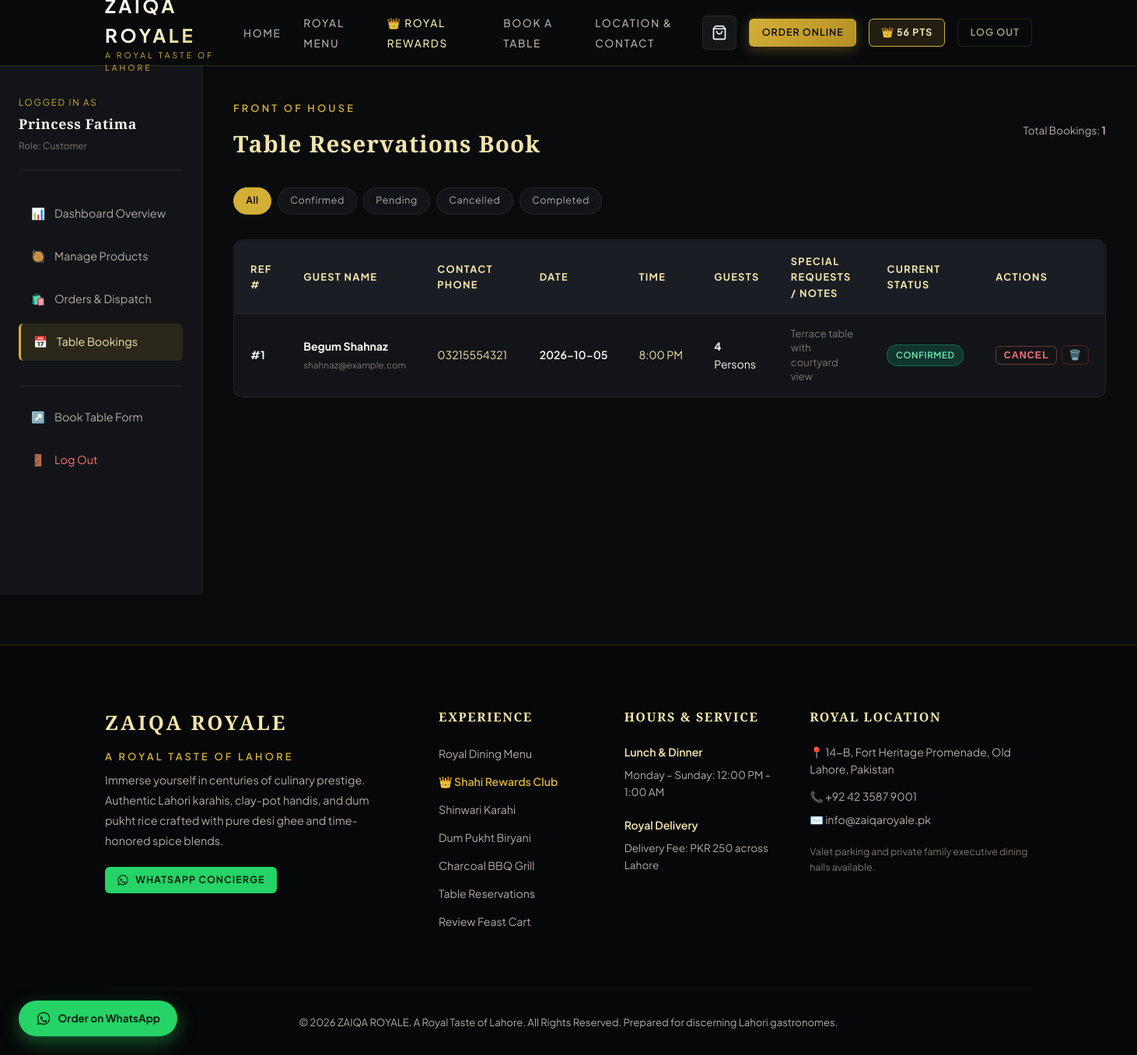
/admin/reservations (signed in), run on the app's committed database.
### models/user.py (models this page shows, shortened)
class User(UserMixin, db.Model):
    __tablename__ = 'users'
    id = db.Column(db.Integer, primary_key=True)
    name = db.Column(db.String(120), nullable=False)
    email = db.Column(db.String(120), unique=True, nullable=False, index=True)
    phone = db.Column(db.String(50), nullable=True)
    password_hash = db.Column(db.String(256), nullable=False)
    role = db.Column(db.String(50), default='customer', nullable=False)  # 'customer' or 'admin'
    loyalty_points = db.Column(db.Integer, default=100, nullable=False)  # 100 welcome bonus points
    lifetime_points = db.Column(db.Integer, default=100, nullable=False)
    membership_tier = db.Column(db.String(50), default='Silver', nullable=False)  # Silver, Gold, Platinum
    created_at = db.Column(db.DateTime, default=datetime.utcnow, nullable=False)
    orders = db.relationship('Order', backref='user', lazy=True)
    transactions = db.relationship('LoyaltyTransaction', backref='user', lazy=True, cascade='all, delete-orphan', order_by='desc(LoyaltyTransaction.created_at)')

### models/reservation.py (models this page shows, shortened)
class Reservation(db.Model):
    __tablename__ = 'reservations'
    id = db.Column(db.Integer, primary_key=True)
    customer_name = db.Column(db.String(150), nullable=False)
    phone = db.Column(db.String(50), nullable=False)
    email = db.Column(db.String(120), nullable=True)
    date = db.Column(db.String(50), nullable=False)
    time = db.Column(db.String(50), nullable=False)
    guests = db.Column(db.Integer, nullable=False, default=2)
    special_request = db.Column(db.Text, nullable=True)
    status = db.Column(db.String(50), default='Confirmed', nullable=False, index=True)
    created_at = db.Column(db.DateTime, default=datetime.utcnow, nullable=False)

### app.py (the view)
@app.route('/admin/reservations')
@login_required
def admin_reservations():
    status_filter = request.args.get('status', 'All').strip()
    if status_filter and status_filter != 'All':
        reservations = Reservation.query.filter_by(status=status_filter).order_by(Reservation.created_at.desc()).all()
    else:
        reservations = Reservation.query.order_by(Reservation.created_at.desc()).all()
    statuses = ['All', 'Confirmed', 'Pending', 'Cancelled', 'Completed']
    return render_template('admin/reservations.html',
                           reservations=reservations,
                           statuses=statuses,
                           active_status=status_filter)

### app.py (called while the page is built)
@login_manager.user_loader
def load_user(user_id):
    return User.query.get(int(user_id))

### templates/admin/reservations.html (shortened to what this page needs)
{% extends "base.html" %}
{% block content %}
<div class="admin-layout">
  <aside class="admin-sidebar">
    <div style="margin-bottom: 2rem; border-bottom: 1px solid var(--border-subtle); padding-bottom: 1.25rem;">
      <span style="font-size: 0.72rem; text-transform: uppercase; letter-spacing: 0.15em; color: var(--gold-primary);">Logged in as</span>
      <h3 style="font-size: 1.1rem; color: var(--text-cream); margin-top: 2px;">{{ current_user.name }}</h3>
      <span style="font-size: 0.75rem; color: var(--text-dim);">Role: {{ current_user.role|capitalize }}</span>
    </div>
    <ul class="admin-nav-list">
      <li class="admin-nav-item">
        <a href="{{ url_for('admin_dashboard') }}" class="admin-nav-link">
          <span>📊</span> <span>Dashboard Overview</span>
        </a>
      </li>
      <li class="admin-nav-item">
        <a href="{{ url_for('admin_products') }}" class="admin-nav-link">
          <span>🥘</span> <span>Manage Products</span>
        </a>
      </li>
      <li class="admin-nav-item">
        <a href="{{ url_for('admin_orders') }}" class="admin-nav-link">
          <span>🛍️</span> <span>Orders & Dispatch</span>
        </a>
      </li>
      <li class="admin-nav-item">
        <a href="{{ url_for('admin_reservations') }}" class="admin-nav-link active">
          <span>📅</span> <span>Table Bookings</span>
        </a>
      </li>
      <li class="admin-nav-item" style="margin-top: 2rem; border-top: 1px solid var(--border-subtle); padding-top: 1rem;">
        <a href="{{ url_for('reservation') }}" class="admin-nav-link" target="_blank">
          <span>↗️</span> <span>Book Table Form</span>
        </a>
      </li>
      <li class="admin-nav-item">
        <a href="{{ url_for('admin_logout') }}" class="admin-nav-link" style="color: #f87171;">
          <span>🚪</span> <span>Log Out</span>
        </a>
      </li>
    </ul>
  </aside>
  <div class="admin-content">
    <div style="display: flex; justify-content: space-between; align-items: center; margin-bottom: 2rem; flex-wrap: wrap; gap: 1rem;">
      <div>
        <span class="section-tag">Front of House</span>
        <h1 style="font-size: 1.85rem; color: var(--gold-light);">Table Reservations Book</h1>
      </div>
      <div>
        <span style="font-size: 0.85rem; color: var(--text-muted);">
          Total Bookings: <strong>{{ reservations|length }}</strong>
        </span>
      </div>
    </div>
    <div class="filter-bar" style="justify-content: flex-start; margin-bottom: 2rem;">
      {% for st in statuses %}
        <a href="{{ url_for('admin_reservations', status=st) }}"
           class="filter-btn {% if active_status == st %}active{% endif %}" style="font-size: 0.78rem; padding: 0.4rem 0.95rem;">
          {{ st }}
        </a>
      {% endfor %}
    </div>
    {% if reservations %}
      <div style="background: var(--bg-surface); border: 1px solid var(--border-subtle); border-radius: var(--radius-md); overflow-x: auto;">
        <table class="admin-table">
          <thead>
            <tr>
              <th>Ref #</th>
              <th>Guest Name</th>
              <th>Contact Phone</th>
              <th>Date</th>
              <th>Time</th>
              <th>Guests</th>
              <th>Special Requests / Notes</th>
              <th>Current Status</th>
              <th>Actions</th>
            </tr>
          </thead>
          <tbody>
            {% for res in reservations %}
              <tr>
                <td><strong>#{{ res.id }}</strong></td>
                <td>
                  <strong style="color: var(--text-cream); display: block;">{{ res.customer_name }}</strong>
                  <small style="color: var(--text-dim);">{{ res.email or 'No email' }}</small>
                </td>
                <td>
                  <a href="tel:{{ res.phone }}" style="color: var(--gold-light);">{{ res.phone }}</a>
                </td>
                <td style="font-weight: 600; color: var(--text-cream); white-space: nowrap;">
                  {{ res.date }}
                </td>
                <td style="color: var(--gold-light); white-space: nowrap;">
                  {{ res.time }}
                </td>
                <td>
                  <span style="font-weight: 700;">{{ res.guests }}</span> Persons
                </td>
                <td>
                  <div style="max-width: 200px; font-size: 0.82rem; color: var(--text-dim); line-height: 1.4;">
                    {{ res.special_request or 'Standard banquet table' }}
                  </div>
                </td>
                <td>
                  {% if res.status == 'Confirmed' %}
                    <span class="status-badge status-confirmed">Confirmed</span>
                  {% elif res.status == 'Pending' %}
                    <span class="status-badge status-preparing">Pending</span>
                  {% elif res.status == 'Completed' %}
                    <span class="status-badge status-delivered">Completed</span>
                  {% else %}
                    <span class="status-badge status-cancelled">{{ res.status }}</span>
                  {% endif %}
                </td>
                <td>
                  <div style="display: flex; gap: 6px; align-items: center;">
                    <form action="{{ url_for('admin_reservation_status', res_id=res.id) }}" method="POST" style="display: inline-flex; gap: 4px;">
                      {% if res.status != 'Cancelled' %}
                        <button type="submit" name="status" value="Cancelled" class="btn btn-outline btn-sm" style="color: #f87171; border-color: rgba(248, 113, 113, 0.4); padding: 0.25rem 0.6rem;" title="Cancel Booking">
                          Cancel
                        </button>
                      {% endif %}
                    </form>
                    <form action="{{ url_for('admin_reservation_delete', res_id=res.id) }}" method="POST" onsubmit="return confirm('Permanently remove reservation #{{ res.id }}?');" style="display: inline;">
                      <button type="submit" class="btn btn-outline btn-sm" style="color: #ef4444; border-color: rgba(239, 68, 68, 0.3); padding: 0.25rem 0.5rem;" title="Delete Record">
                        🗑️
                      </button>
                    </form>
                  </div>
                </td>
              </tr>
            {% endfor %}
          </tbody>
        </table>
      </div>
    {% endif %}
  </div>
</div>
{% endblock %}

### templates/base.html (shortened to what this page needs)
<!DOCTYPE html>
<html lang="en">
<head>
  <link rel="stylesheet" href="{{ url_for('static', filename='css/style.css') }}">
</head>
<body>
  <header class="navbar">
    <div class="container nav-container">
      <a href="{{ url_for('index') }}" class="nav-brand">
        <span class="nav-brand-title">ZAIQA ROYALE</span>
        <span class="nav-brand-sub">A Royal Taste of Lahore</span>
      </a>
      <nav>
        <ul class="nav-links">
          <li><a href="{{ url_for('index') }}" class="nav-link {% if request.endpoint == 'index' %}active{% endif %}">Home</a></li>
          <li><a href="{{ url_for('menu') }}" class="nav-link {% if request.endpoint == 'menu' %}active{% endif %}">Royal Menu</a></li>
          <li><a href="{{ url_for('loyalty') }}" class="nav-link {% if request.endpoint == 'loyalty' %}active{% endif %}" style="color: var(--gold-light);">👑 Royal Rewards</a></li>
          <li><a href="{{ url_for('reservation') }}" class="nav-link {% if request.endpoint == 'reservation' %}active{% endif %}">Book a Table</a></li>
          <li><a href="{{ url_for('contact') }}" class="nav-link {% if request.endpoint == 'contact' %}active{% endif %}">Location & Contact</a></li>
        </ul>
      </nav>
      <div class="nav-actions">
        <a href="{{ url_for('cart') }}" class="cart-button" title="View Royal Cart" aria-label="View Royal Cart">
          <svg width="20" height="20" viewBox="0 0 24 24" fill="none" stroke="currentColor" stroke-width="2" stroke-linecap="round" stroke-linejoin="round">
            <path d="M6 2 3 6v14a2 2 0 0 0 2 2h14a2 2 0 0 0 2-2V6l-3-4Z"/><path d="M3 6h18"/><path d="M16 10a4 4 0 0 1-8 0"/>
          </svg>
        </a>
        <a href="{{ url_for('menu') }}" class="btn btn-primary btn-sm">
          Order Online
        </a>
        {% if current_user.is_authenticated %}
          {% if current_user.role == 'customer' %}
            <a href="{{ url_for('loyalty') }}" class="btn btn-outline btn-sm" style="border-color: var(--gold-primary); color: var(--gold-light); font-weight: 700; background: rgba(212,175,55,0.12);" title="Your Royal Treasury">
              👑 {{ current_user.loyalty_points }} Pts
            </a>
            <a href="{{ url_for('customer_logout') }}" class="btn btn-outline btn-sm" title="Sign Out" style="opacity: 0.7;">
              Log Out
            </a>
          {% endif %}
        {% else %}
          <a href="{{ url_for('customer_login') }}" class="btn btn-outline btn-sm" title="Member Sign In">
            Sign In
          </a>
        {% endif %}
      </div>
    </div>
  </header>
  <main>
    {% block content %}{% endblock %}
  </main>
  <footer class="footer">
    <div class="container">
      <div class="footer-grid">
        <div>
          <h3 class="footer-brand-title">ZAIQA ROYALE</h3>
          <p class="section-tag" style="margin-bottom: 0.5rem;">A Royal Taste of Lahore</p>
          <p class="footer-text">
            Immerse yourself in centuries of culinary prestige. Authentic Lahori karahis, clay-pot handis, and dum pukht rice crafted with pure desi ghee and time-honored spice blends.
          </p>
          <div style="margin-top: 1.25rem;">
            <a href="https://wa.me/{{ restaurant_whatsapp }}?text=Hello%20Zaiqa%20Royale,%20I%20would%20like%20to%20inquire%20about%20dining." target="_blank" class="btn btn-whatsapp btn-sm">
              WhatsApp Concierge
            </a>
          </div>
        </div>
        <div>
          <h4 class="footer-heading">Experience</h4>
          <ul class="footer-links">
            <li><a href="{{ url_for('menu') }}">Royal Dining Menu</a></li>
            <li><a href="{{ url_for('loyalty') }}" style="color: var(--gold-primary); font-weight: 600;">👑 Shahi Rewards Club</a></li>
            <li><a href="{{ url_for('menu', category='Karahi') }}">Shinwari Karahi</a></li>
            <li><a href="{{ url_for('menu', category='Biryani') }}">Dum Pukht Biryani</a></li>
            <li><a href="{{ url_for('menu', category='BBQ') }}">Charcoal BBQ Grill</a></li>
            <li><a href="{{ url_for('reservation') }}">Table Reservations</a></li>
            <li><a href="{{ url_for('cart') }}">Review Feast Cart</a></li>
          </ul>
        </div>
        <div>
          <h4 class="footer-heading">Hours & Service</h4>
          <p style="font-size: 0.88rem; color: var(--gold-light); margin-bottom: 0.5rem; font-weight: 600;">Lunch & Dinner</p>
          <p style="font-size: 0.85rem; color: var(--text-muted); margin-bottom: 1.25rem;">{{ restaurant_hours }}</p>
          <p style="font-size: 0.88rem; color: var(--gold-light); margin-bottom: 0.5rem; font-weight: 600;">Royal Delivery</p>
          <p style="font-size: 0.85rem; color: var(--text-muted);">Delivery Fee: PKR {{ delivery_fee|int }} across Lahore</p>
        </div>
        <div>
          <h4 class="footer-heading">Royal Location</h4>
          <p style="font-size: 0.88rem; color: var(--text-muted); margin-bottom: 0.75rem;">
            📍 {{ restaurant_address }}
          </p>
          <p style="font-size: 0.88rem; color: var(--text-muted); margin-bottom: 0.5rem;">
            📞 <a href="tel:{{ restaurant_phone }}" style="color: var(--text-muted);">{{ restaurant_phone }}</a>
          </p>
          <p style="font-size: 0.88rem; color: var(--text-muted); margin-bottom: 1.25rem;">
            ✉️ <a href="mailto:{{ restaurant_email }}" style="color: var(--text-muted);">{{ restaurant_email }}</a>
          </p>
          <div style="font-size: 0.78rem; color: var(--text-dim);">
            Valet parking and private family executive dining halls available.
          </div>
        </div>
      </div>
      <div class="footer-bottom">
        <p>&copy; {{ current_year }} {{ restaurant_name }}. {{ restaurant_tagline }}. All Rights Reserved. Prepared for discerning Lahori gastronomes.</p>
      </div>
    </div>
  </footer>
  <a href="https://wa.me/{{ restaurant_whatsapp }}?text=Hello%20Zaiqa%20Royale!%20I%20would%20like%20to%20place%20an%20order."
     target="_blank"
     class="btn-whatsapp"
     style="position: fixed; bottom: 24px; left: 24px; z-index: 999; border-radius: 50px; padding: 0.75rem 1.4rem; display: flex; align-items: center; gap: 8px; box-shadow: 0 8px 24px rgba(37, 211, 102, 0.4); text-decoration: none;"
     title="Order on WhatsApp">
    <span style="font-size: 0.85rem; font-weight: 700;">Order on WhatsApp</span>
  </a>
</body>
</html>

### data on the page
User: loyalty_points "56", name "Princess Fatima", role "Customer"
Reservation: id "1", customer_name "Begum Shahnaz", email "shahnaz@example.com", phone "03215554321", date "2026-10-05", time "8:00 PM", guests "4", special_request "Terrace table with courtyard view", status "CONFIRMED"

### other printed values
{{ reservations|length }} "1"
{{ st }} "All" "Confirmed" "Pending" "Cancelled" "Completed"
{{ restaurant_hours }} "Monday – Sunday: 12:00 PM – 1:00 AM"
{{ delivery_fee|int }} "250"
{{ restaurant_address }} "14-B, Fort Heritage Promenade, Old Lahore, Pakistan"
{{ restaurant_phone }} "+92 42 3587 9001"
{{ restaurant_email }} "info@zaiqaroyale.pk"
{{ restaurant_name }} "ZAIQA ROYALE"
{{ restaurant_tagline }} "A Royal Taste of Lahore"
